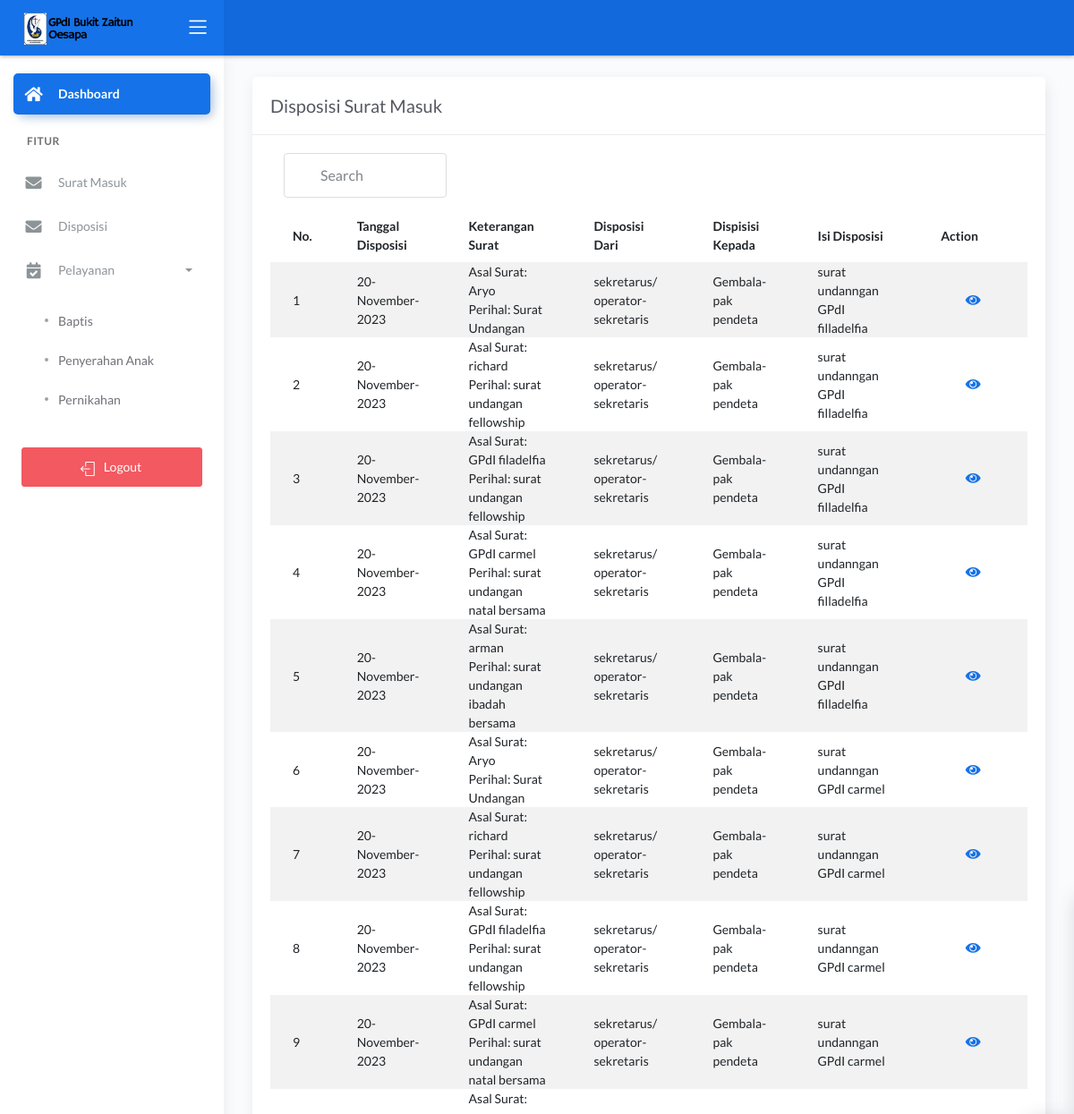
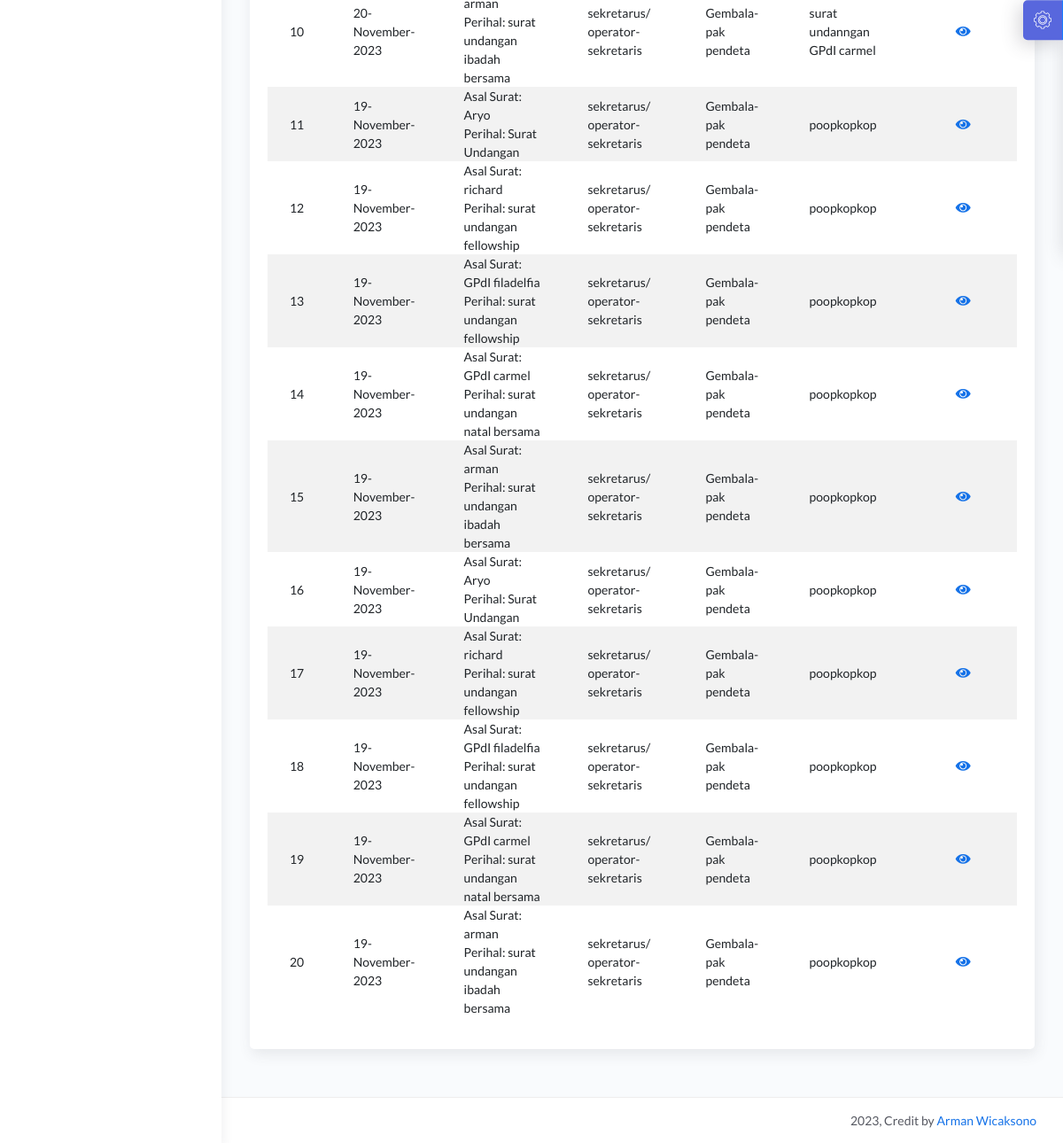
The app's page /dashboard/main2.php?halaman=tampil_disposisi (signed in), older data (2 pictures, top to bottom).
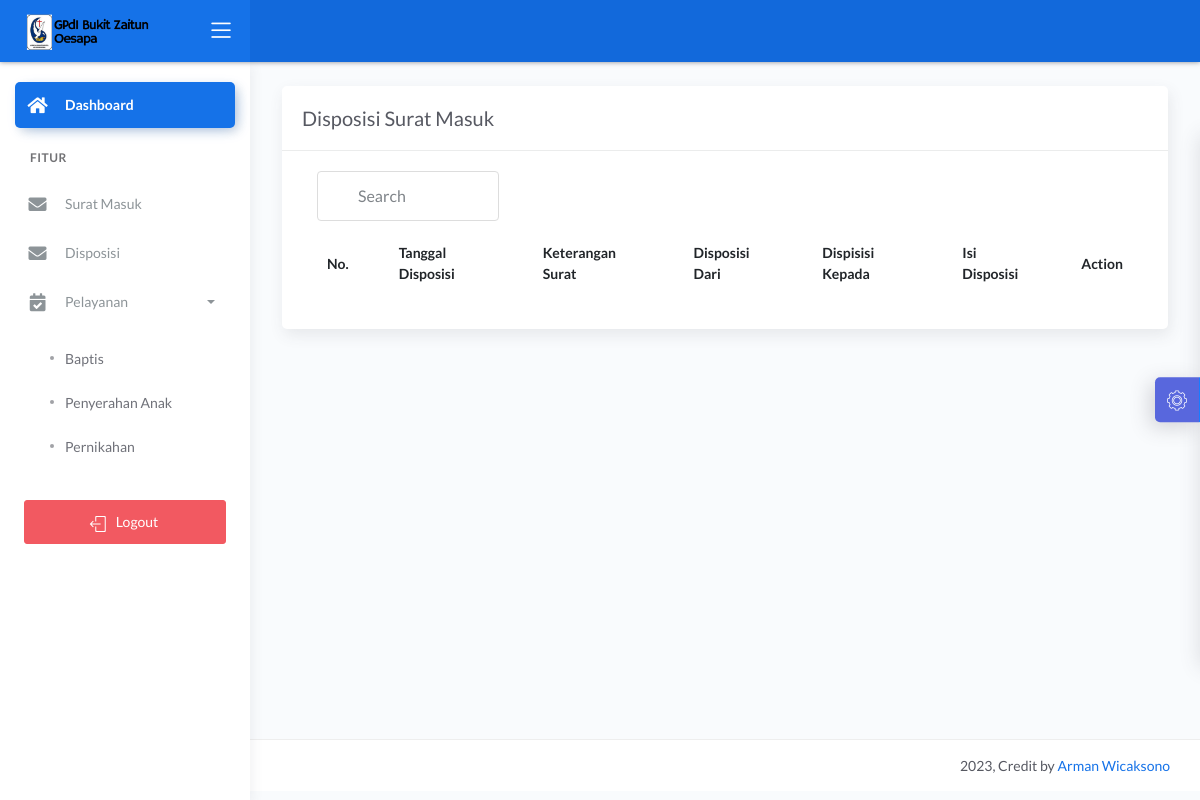
The same page, newer data.
### tables this page shows
CREATE TABLE `disposisi` (
  `id_disposisi` int(5) NOT NULL,
  `id_surat_masuk` int(5) NOT NULL,
  `isi_disposisi` text NOT NULL,
  `dari` varchar(50) NOT NULL,
  `kepada` varchar(50) NOT NULL,
  `tanggal_disposisi` date NOT NULL
);

CREATE TABLE `suratmasuk` (
  `id_surat_masuk` int(5) NOT NULL,
  `no_surat_masuk` varchar(30) NOT NULL,
  `tgl_surat` date NOT NULL,
  `tgl_terima` date NOT NULL,
  `asal_surat` varchar(35) NOT NULL,
  `perihal` varchar(35) NOT NULL,
  `file_surat_masuk` varchar(50) NOT NULL
);

CREATE TABLE `operator` (
  `id_pengguna` int(5) NOT NULL,
  `username` varchar(20) NOT NULL,
  `password` varchar(20) NOT NULL,
  `nama` varchar(50) NOT NULL,
  `jabatan` varchar(50) NOT NULL,
  `hak_akses` enum('admin','member','gembala') NOT NULL
);

### dashboard/tampil_disposisi.php (the view, shortened to what this page needs)
<?php include '../konek.php';
$id_pengguna = $_SESSION['password']; ?>
<link href="css/sweetalert.css" rel="stylesheet" type="text/css">
<div class="page-inner">
    <div class="row">
        <div class="col-md-12">
            <div class="card">
                <div class="card-header">
                    <div class="d-flex align-items-center">
                        <h4 class="card-title">Disposisi Surat Masuk</h4>
                    </div>
                </div>
                <div class="card-body">
                    <div class="d-flex align-items-center col-md-3">
                    <input class="form-control" type="text" id="myInput" onkeyup="myFunction()" placeholder="Search" title="Type in a name">
                    </div>
                    <form action="">
                        <div class="table-responsive">
                            <table id="add" class="display table table-striped table-hover">
                                <thead>
                                    <tr>
                                        <th>No.</th>
                                        <th>Tanggal Disposisi</th>
                                        <th>Keterangan Surat</th>
                                        <th>Disposisi Dari</th>
                                        <th>Dispisisi Kepada</th>
                                        <th>Isi Disposisi</th>
                                        <th style="width: 10%">Action</th>
                                    </tr>
                                </thead>
                                <tbody>
                                    <?php
                                    $no = 1;
                                    $tampil = "SELECT * FROM disposisi d join suratmasuk s where d.kepada = '$id_pengguna' ORDER BY d.tanggal_disposisi DESC";
                                    $query = mysqli_query($konek, $tampil);
                                    while ($data = mysqli_fetch_array($query, MYSQLI_BOTH)) {
                                        $file_surat_masuk = $data['file_surat_masuk'];
                                        $tgl1 = $data['tanggal_disposisi'];
                                        $dari = $data['dari'];
                                        $kepada = $data['kepada'];
                                        $asal = $data['asal_surat'];
                                        $perihal = $data['perihal'];
                                        $isi_disposisi = $data['isi_disposisi'];
                                        $tgl_surat = date("d-F-Y", strtotime($tgl1));
                                    ?>
                                        <tr>
                                            <td><?php echo $no++; ?></td>
                                            <td><?php echo $tgl_surat; ?></td>
                                            <td><?php echo "Asal Surat: ".$asal."<br>Perihal: ".$perihal; ?></td>
                                            <td><?php
                                            $tampil1 = "SELECT * FROM operator where id_pengguna = '$dari'";
                                            $query1 = mysqli_fetch_array(mysqli_query($konek, $tampil1));
                                            $nama = $query1['nama'];
                                            $jabatan = $query1['jabatan'];
                                             echo $jabatan."- ".$nama; ?></td>
                                            <td><?php
                                            $tampil2 = "SELECT * FROM operator where id_pengguna = '$kepada'";
                                            $query2 = mysqli_fetch_array(mysqli_query($konek, $tampil2));
                                            $nama2 = $query2['nama'];
                                            $jabatan2 = $query2['jabatan'];
                                             echo $jabatan2."- ".$nama2; ?></td>
                                            <td><?php echo $isi_disposisi; ?></td>
                                            <td>
                                                <div class="form-button-action">
                                                    <a href="../dataFile/surat_masuk/<?= $file_surat_masuk ?>" target="_blank" type="button" data-toggle="tooltip" title="" class="btn btn-link btn-primary btn-lg" data-original-title="View">
                                                        <i class="fa fa-eye"></i>
                                                    </a>
                                                </div>
                                            </td>
                                        </tr>
                                    <?php
                                    }
                                    ?>
                                </tbody>
                            </table>
                        </div>
                    </form>
                </div>
            </div>
        </div>
    </div>
</div>

### dashboard/header.php (shortened to what this page needs)
<!DOCTYPE html>
<html lang="en">
<head>
	<link href="https://cdn.jsdelivr.net/npm/select2@4.1.0-rc.0/dist/css/select2.min.css" rel="stylesheet" />
        <link rel="stylesheet"
            href="https://cdn.jsdelivr.net/npm/@ttskch/select2-bootstrap4-theme@x.x.x/dist/select2-bootstrap4.min.css">
        <link rel="stylesheet" href="https://cdn.jsdelivr.net/npm/bootstrap@4.6.0/dist/css/bootstrap.min.css"
>
	<link rel="stylesheet" href="../assets/css/bootstrap.min.css">
	<link rel="stylesheet" href="../assets/css/atlantis.min.css">
	<link rel="stylesheet" href="../assets/css/demo.css">
</head>
<body>
	<div class="wrapper">
		<div class="main-header">
			<div class="logo-header" data-background-color="blue">
				<a href="#" class="logo">
					<img src="../main/img/gpdi.png" width="125" alt="navbar brand" class="navbar-brand">
				</a>
				<div class="nav-toggle">
					<button class="btn btn-toggle toggle-sidebar">
						<i class="icon-menu"></i>
					</button>
				</div>
			</div>
			<nav class="navbar navbar-header navbar-expand-lg" data-background-color="blue2">
			</nav>
		</div>

### dashboard/main2.php (shortened to what this page needs)
<?php
 if (isset($_SESSION['password'])=="" || ($_SESSION['hak_akses'])=="")  {
 header('location:login.php');
 }
 else{
 $hak_akses = $_SESSION['hak_akses'];
 }
 ?>
<?php include 'header.php'; ?>
		<div class="sidebar sidebar-style-2">
			<div class="sidebar-wrapper scrollbar scrollbar-inner">
				<div class="sidebar-content">
					<ul class="nav nav-primary">
						<li class="nav-item active">
							<a href="main2.php">
								<i class="fas fa-home"></i>
								<p>Dashboard</p>
							</a>
						<li class="nav-section">
							<h4 class="text-section">fitur</h4>
						</li>
						<?php
							if($hak_akses=="admin"){
						?>
						<li class="nav-item">
							<a href="?halaman=tampil_keluarga">
								<i class="fas fa-list"></i>
								<p>Data Keluarga</p>
							</a>
						</li>
						<li class="nav-item">
							<a href="?halaman=tampil_jemaat">
								<i class="fas fa-user-alt"></i>
								<p>Data Jemaat Tetap</p>
							</a>
						</li>
						<li class="nav-item">
							<a href="?halaman=tampil_jemaat_sementara">
								<i class="fas fa-user-alt"></i>
								<p>Data Jemaat Sementara</p>
							</a>
						</li>
						<li class="nav-item">
							<a data-toggle="collapse" href="#tables">
							<i class="fas fa-user-alt"></i>
								<p>Data Pengguna</p>
								<span class="caret"></span>
							</a>
						<ul class="nav nav-collapse">
									<li>
										<a href="?halaman=tampil_admin">
											<span class="sub-item">Pengurus</span>
										</a>
									</li>
									<li>
										<a href="?halaman=tampil_user">
											<span class="sub-item">User</span>
										</a>
									</li>
								</ul>
						</li>
						<li class="nav-item">
							<a data-toggle="collapse" href="#tables">
								<i class="fas fa-calendar-check"></i>
								<p>Pelayanan</p>
								<span class="caret"></span>
							</a>
							<ul class="nav nav-collapse">
									<li>
										<a href="?halaman=tampil_baptis">
											<span class="sub-item">Baptis</span>
										</a>
									</li>
									<li>
										<a href="?halaman=tampil_penyerahan">
											<span class="sub-item">Penyerahan Anak</span>
										</a>
									</li>
									<li>
										<a href="?halaman=tampil_pernikahan">
											<span class="sub-item">Pernikahan</span>
										</a>
									</li>
									<li>
										<a href="?halaman=tampil_warta">
											<span class="sub-item">Warta Jemaat</span>
										</a>
									</li>
								</ul>
						</li>
						<li class="nav-item">
							<a data-toggle="collapse" href="#tables">
								<i class="fas fa-envelope"></i>
								<p>Arsip Surat</p>
								<span class="caret"></span>
							</a>
						<ul class="nav nav-collapse">
									<li>
										<a href="?halaman=tampil_surat_masuk">
											<span class="sub-item">Surat Masuk</span>
										</a>
									</li>
									<li>
										<a href="?halaman=tampil_surat_keluar">
											<span class="sub-item">Surat Keluar</span>
										</a>
									</li>
									<li >
										<a href="?halaman=tampil_disposisi">
											<span class="sub-item">Disposisi</span>
										</a>
									</li>
								</ul>
						</li>
						<!-- <li class="nav-item">
							<a href="?halaman=permohonan_surat">
								<i class="far fa-calendar-check"></i>
								<p>Cetak Surat</p>
							</a>
						</li>
						<li class="nav-item">
							<a href="?halaman=surat_dicetak">
								<i class="far fa-calendar-check"></i>
								<p>Surat Selesai</p>
							</a>
						</li> -->
						<?php
							 }elseif($hak_akses=="gembala"){
						?>
						<li class="nav-item">
							<a href="?halaman=tampil_surat_masuk">
								<i class="fas fa-envelope"></i>
								<p>Surat Masuk</p>
							</a>
						</li>
						<li class="nav-item">
							<a href="?halaman=tampil_disposisi">
								<i class="fas fa-envelope"></i>
								<p>Disposisi</p>
							</a>
						</li>
						<li class="nav-item">
							<a data-toggle="collapse" href="#tables">
								<i class="fas fa-calendar-check"></i>
								<p>Pelayanan</p>
								<span class="caret"></span>
							</a>
							<ul class="nav nav-collapse">
									<li>
										<a href="?halaman=tampil_baptis">
											<span class="sub-item">Baptis</span>
										</a>
									</li>
									<li>
										<a href="?halaman=tampil_penyerahan">
											<span class="sub-item">Penyerahan Anak</span>
										</a>
									</li>
									<li>
										<a href="?halaman=tampil_pernikahan">
											<span class="sub-item">Pernikahan</span>
										</a>
									</li>
								</ul>
						</li>
						<?php
							}
						?>
						<li class="mx-4 mt-2">
							<a href="logout.php" class="btn btn-danger btn-block"><span class="btn-label mr-2"> <i class="icon-logout"></i> </span>Logout</a>
						</li>
					</ul>
				</div>
			</div>
		</div>
		<div class="main-panel">
			<div class="content">
			<?php
          if(isset($_GET['halaman'])){
            $hal = $_GET['halaman'];
            switch($hal){
			case 'tampil_disposisi';
			include 'tampil_disposisi.php';
		  break;
            }
          }else{
            include 'beranda2.php';
          }
        ?>
			</div>
<?php include 'footer.php'; ?>

### dashboard/footer.php (shortened to what this page needs)
<footer class="footer">
	<div class="container-fluid">
		<div class="copyright ml-auto">
			<?php echo date('Y'); ?>, Credit by <a href="#">Arman Wicaksono</a>
		</div>
	</div>
</footer>
</div>
<div class="custom-template">
	<div class="custom-toggle">
		<i class="flaticon-settings"></i>
	</div>
</div>
</div>
</body>
</html>

### assets/css/demo.css (style rules this page uses)
.custom-template { position: fixed; top: 50%; transform: translateY(-50%); right: -325px; width: 325px; height: max-content; display: block; z-index: 1; background: #ffffff; transition: all .3s; z-index: 1003; box-shadow: -1px 1px 20px rgba(69, 65, 78, 0.15); border-top-left-radius: 5px; border-bottom-left-radius: 5px; transition: all .5s; }
.custom-template .custom-toggle { position: absolute; width: 45px; height: 45px; background: rgb(88, 103, 221); top: 50%; left: -45px; transform: translateY(-50%); display: flex; align-items: center; justify-content: center; text-align: center; border-top-left-radius: 5px; border-bottom-left-radius: 5px; border-right: 1px solid #177dff; cursor: pointer; color: #ffffff; box-shadow: -5px 5px 20px rgba(69, 65, 78, 0.21); }
.custom-template .custom-toggle i { font-size: 20px; animation: 1.3s spin linear infinite; }
#myInput { background-image: url('/css/searchicon.png'); background-position: 10px 10px; background-repeat: no-repeat; width: 100%; font-size: 16px; padding: 12px 20px 12px 40px; border: 1px solid #ddd; margin-bottom: 12px; }

Row changes from the older to the newer data that the page shows:
removed disposisi: tanggal_disposisi "20-November-2023", suratmasuk.asal_surat "Aryo", suratmasuk.perihal "Surat Undangan", operator.jabatan "sekretarus/ operator", operator.nama "sekretaris", operator.jabatan "Gembala", operator.nama "pak pendeta", isi_disposisi "surat undanngan GPdI filladelfia", suratmasuk.asal_surat "richard", suratmasuk.perihal "surat undangan fellowship", id_surat_masuk.asal_surat "GPdI filadelfia", id_surat_masuk.perihal "surat undangan fellowship", suratmasuk.asal_surat "GPdI carmel", suratmasuk.perihal "surat undangan natal bersama", suratmasuk.asal_surat "arman", suratmasuk.perihal "surat undangan ibadah bersama"
removed disposisi: tanggal_disposisi "20-November-2023", suratmasuk.asal_surat "Aryo", suratmasuk.perihal "Surat Undangan", operator.jabatan "sekretarus/ operator", operator.nama "sekretaris", operator.jabatan "Gembala", operator.nama "pak pendeta", isi_disposisi "surat undanngan GPdI carmel", suratmasuk.asal_surat "richard", suratmasuk.perihal "surat undangan fellowship", suratmasuk.asal_surat "GPdI filadelfia", id_surat_masuk.asal_surat "GPdI carmel", id_surat_masuk.perihal "surat undangan natal bersama", suratmasuk.asal_surat "arman", suratmasuk.perihal "surat undangan ibadah bersama"
removed disposisi: tanggal_disposisi "19-November-2023", id_surat_masuk.asal_surat "Aryo", id_surat_masuk.perihal "Surat Undangan", operator.jabatan "sekretarus/ operator", operator.nama "sekretaris", operator.jabatan "Gembala", operator.nama "pak pendeta", isi_disposisi "poopkopkop", suratmasuk.asal_surat "richard", suratmasuk.perihal "surat undangan fellowship", suratmasuk.asal_surat "GPdI filadelfia", suratmasuk.asal_surat "GPdI carmel", suratmasuk.perihal "surat undangan natal bersama", suratmasuk.asal_surat "arman", suratmasuk.perihal "surat undangan ibadah bersama"
removed disposisi: tanggal_disposisi "19-November-2023", id_surat_masuk.asal_surat "Aryo", id_surat_masuk.perihal "Surat Undangan", operator.jabatan "sekretarus/ operator", operator.nama "sekretaris", operator.jabatan "Gembala", operator.nama "pak pendeta", isi_disposisi "poopkopkop", suratmasuk.asal_surat "richard", suratmasuk.perihal "surat undangan fellowship", suratmasuk.asal_surat "GPdI filadelfia", suratmasuk.asal_surat "GPdI carmel", suratmasuk.perihal "surat undangan natal bersama", suratmasuk.asal_surat "arman", suratmasuk.perihal "surat undangan ibadah bersama"
